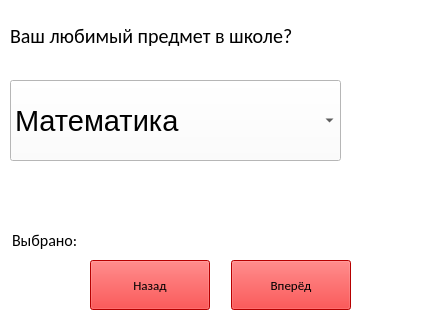
<?xml version="1.0" encoding="UTF-8"?>
<ui version="4.0">
 <class>MainWindow</class>
 <widget class="QMainWindow" name="MainWindow">
  <property name="geometry">
   <rect>
    <x>0</x>
    <y>0</y>
    <width>446</width>
    <height>319</height>
   </rect>
  </property>
  <property name="minimumSize">
   <size>
    <width>446</width>
    <height>319</height>
   </size>
  </property>
  <property name="maximumSize">
   <size>
    <width>446</width>
    <height>319</height>
   </size>
  </property>
  <property name="windowTitle">
   <string>MainWindow</string>
  </property>
  <property name="styleSheet">
   <string notr="true">background-color: rgb(255, 255, 255);</string>
  </property>
  <widget class="QWidget" name="centralwidget">
   <widget class="QPushButton" name="btn_back">
    <property name="geometry">
     <rect>
      <x>90</x>
      <y>260</y>
      <width>120</width>
      <height>50</height>
     </rect>
    </property>
    <property name="font">
     <font>
      <family>Calibri</family>
      <pointsize>10</pointsize>
      <weight>50</weight>
      <italic>false</italic>
      <bold>false</bold>
     </font>
    </property>
    <property name="styleSheet">
     <string notr="true">font: 10pt &quot;Calibri&quot;;
background-color: rgb(255, 0, 0);
color: rgb(0,0,0);</string>
    </property>
    <property name="text">
     <string>Назад</string>
    </property>
   </widget>
   <widget class="QPushButton" name="btn_next">
    <property name="geometry">
     <rect>
      <x>231</x>
      <y>260</y>
      <width>120</width>
      <height>50</height>
     </rect>
    </property>
    <property name="font">
     <font>
      <family>Calibri</family>
      <pointsize>10</pointsize>
      <weight>50</weight>
      <italic>false</italic>
      <bold>false</bold>
     </font>
    </property>
    <property name="styleSheet">
     <string notr="true">font: 10pt &quot;Calibri&quot;;
background-color: rgb(255, 0, 0);
color: rgb(0,0,0);</string>
    </property>
    <property name="text">
     <string>Вперёд</string>
    </property>
   </widget>
   <widget class="QLabel" name="label_task">
    <property name="geometry">
     <rect>
      <x>10</x>
      <y>20</y>
      <width>331</width>
      <height>31</height>
     </rect>
    </property>
    <property name="font">
     <font>
      <family>Calibri</family>
      <pointsize>15</pointsize>
      <weight>50</weight>
      <italic>false</italic>
      <bold>false</bold>
     </font>
    </property>
    <property name="styleSheet">
     <string notr="true">font: 15pt &quot;Calibri&quot;;</string>
    </property>
    <property name="text">
     <string>Ваш любимый предмет в школе?</string>
    </property>
   </widget>
   <widget class="QLabel" name="label_selected">
    <property name="geometry">
     <rect>
      <x>12</x>
      <y>225</y>
      <width>321</width>
      <height>31</height>
     </rect>
    </property>
    <property name="font">
     <font>
      <family>Calibri</family>
      <pointsize>12</pointsize>
      <weight>50</weight>
      <italic>false</italic>
      <bold>false</bold>
     </font>
    </property>
    <property name="styleSheet">
     <string notr="true">font: 12pt &quot;Calibri&quot;;</string>
    </property>
    <property name="text">
     <string>Выбрано:</string>
    </property>
   </widget>
   <widget class="QComboBox" name="comboBox">
    <property name="geometry">
     <rect>
      <x>10</x>
      <y>80</y>
      <width>331</width>
      <height>81</height>
     </rect>
    </property>
    <property name="font">
     <font>
      <family>Segoe UI</family>
      <pointsize>22</pointsize>
     </font>
    </property>
    <item>
     <property name="text">
      <string>Математика</string>
     </property>
    </item>
    <item>
     <property name="text">
      <string>Языки</string>
     </property>
    </item>
    <item>
     <property name="text">
      <string>Физкультура</string>
     </property>
    </item>
    <item>
     <property name="text">
      <string>Информатика</string>
     </property>
    </item>
   </widget>
  </widget>
 </widget>
 <resources/>
 <connections/>
</ui>
